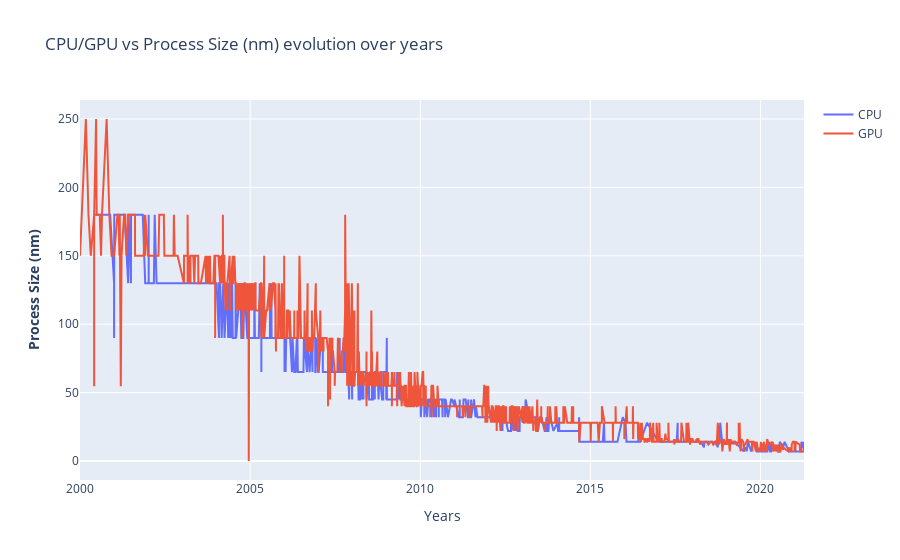

Write notebook code for a chart like this one.
### Markdown cell above
#### Análise - Proccess Size

### Code cell
fig = make_subplots()

# Add traces
fig.add_trace(
    go.Scatter(x= df_cpu.index, y=df_cpu["Process Size (nm)"] ,name= "CPU")
)

fig.add_trace(
    go.Scatter(x= df_gpu.index,y= df_gpu["Process Size (nm)"], name= "GPU")
)

# Add figure title
fig.update_layout(
    title_text="CPU/GPU vs Process Size (nm) evolution over years"
)

# Set x-axis title
fig.update_xaxes(title_text="Years")

# Set y-axes titles
fig.update_yaxes(title_text="<b>Process Size (nm)</b>", secondary_y=False)

fig.show()

### Figure 1 — Plotly figure (JSON) as saved in the notebook; plotly's stock layout.template omitted (floating-point values rounded to 4 significant figures; data arrays with more than 128 entries replaced by an {"elided": "..."} marker saying what was removed)
{"data": [{"name": "CPU", "type": "scatter", "x": {"elided": "2142 str values"}, "y": {"elided": "2142 int values"}}, {"name": "GPU", "type": "scatter", "x": {"elided": "2605 str values"}, "y": {"elided": "2605 float values"}}], "layout": {"title": {"text": "CPU/GPU vs Process Size (nm) evolution over years"}, "xaxis": {"anchor": "y", "domain": [0, 1], "title": {"text": "Years"}}, "yaxis": {"anchor": "x", "domain": [0, 1], "title": {"text": "<b>Process Size (nm)</b>"}}}}
